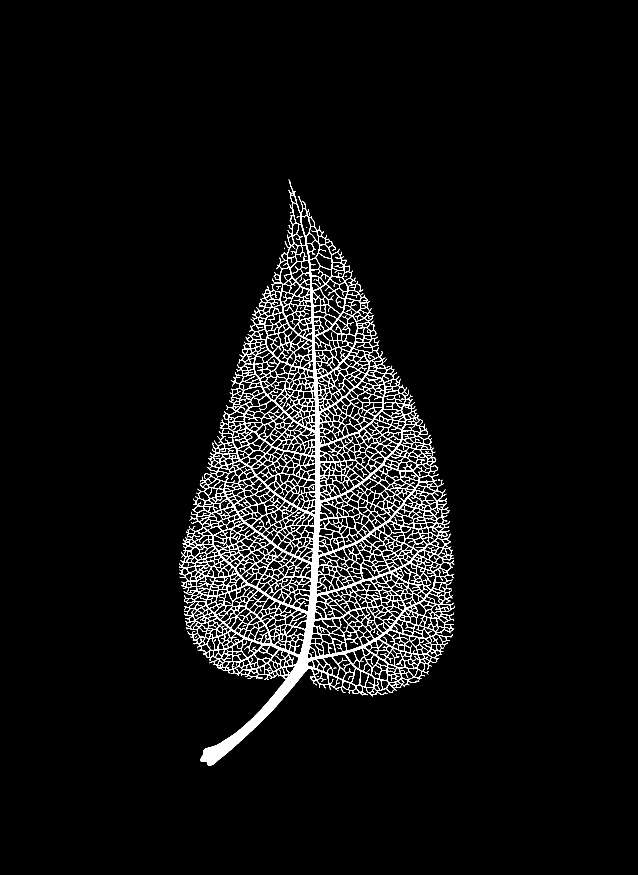
#> input picture data/vein_fl_preds_43/C_1_1_2_bot.png, 2549 x 3500 px, given in place of C_1_1_2_bot.jpeg, which was not available (shown at 1/4 size); the run also reads 1 picture not shown here
$ jupyter execute --allow-errors Figures.ipynb   (text cells are left out)
#> lines starting #> are read from the running program, lines starting #| are printed output that depends on the picture; after the words box and inside, x2 and y2 are one past the last pixel; in counts of white or black regions, pixels touching at a corner belong together; pictures that were not available may be replaced by others from this repository, and a replacement may not be noted
[cell 1]
import os, glob
import numpy as np
import matplotlib
import matplotlib.pyplot as plt
from PIL import Image
from scipy import ndimage
from skimage import measure
from tqdm.notebook import tqdm
from multiprocessing import Pool

[cell 2]
# options
image_path = "../data/images/C_1_1_2_bot.jpeg"
leaf_path = "../data_marion/leaf_preds/C_1_1_2_bot.png"
save_path = "../figures_marion/"
idx = 768
figsize = 5
tick_skip = 400
trace_skip = 5
save = True

# load images
image = np.array(Image.open(image_path), dtype=float) / 255
#> image: shape (3500, 2549, 3) float64; values 0 (black) and 1 (white), 3.5% white; 189 white regions (130 under 20 px), largest, box (x1, y1, x2, y2) and area: (716, 718, 1820, 3063) 308350, (1692, 2572, 1720, 2589) 78, (982, 1505, 1019, 1524) 71
leaf = np.array(Image.open(leaf_path), dtype=float)[:, :, 0] > 128
contour = measure.find_contours(leaf, 0.5)[0]
#> contour = 22441 pairs, first value 717.5 to 3062.5, second value 715.5 to 1818.5
contour = np.concatenate(
    [contour[contour[:, 0].argmin() :], contour[: contour[:, 0].argmin()]]
)

# image constraints
rmin, rmax = 600, 3200
cmin, cmax = 600, 2000
plot_width = figsize
plot_height = (rmax - rmin) / (cmax - cmin) * figsize

# bounding box coordinates
bbox_rows = (np.array([-128, 128, 128, -128, -128]) + contour[idx, 0] - rmin).astype(
    int
)
#> bbox_rows = [219, 475, 475, 219, 219]
bbox_cols = (np.array([-128, -128, 128, 128, -128]) + contour[idx, 1] - cmin).astype(
    int
)
#> bbox_cols = [575, 575, 831, 831, 575]

#
# whole leaf
#

# plot image
fig = plt.figure(figsize=[1.2 * plot_width, 1.2 * plot_height], constrained_layout=True)
plt.imshow(image[rmin:rmax, cmin:cmax], extent=[cmin, cmax, rmax, rmin])
plt.plot(bbox_cols + cmin, bbox_rows + rmin, "k-")
plt.xticks(
    [i * tick_skip for i in range(15)], [i * tick_skip for i in range(15)], fontsize=20
)
plt.yticks(
    [i * tick_skip for i in range(15)], [i * tick_skip for i in range(15)], fontsize=20
)
plt.xlim([cmin, cmax - 1])
plt.ylim([rmax, rmin])
if save:
    plt.savefig(save_path + "figure_1_a.png", dpi=200, bbox_inches="tight")
plt.show()

# plot previous trace
fig = plt.figure(figsize=[plot_width, plot_height], constrained_layout=True)
plt.imshow(image[rmin:rmax, cmin:cmax], alpha=0.3)
plt.plot(contour[5:idx, 1] - cmin, contour[5:idx, 0] - rmin, "k-", linewidth=3)
plt.plot(bbox_cols, bbox_rows, "k-")
plt.xticks([i * tick_skip for i in range(15)], ["" for i in range(15)], fontsize=20)
plt.yticks([i * tick_skip for i in range(15)], ["" for i in range(15)], fontsize=20)
plt.xlim([0, cmax - cmin])
plt.ylim([rmax - rmin, 0])
plt.grid()
if save:
    plt.savefig(save_path + "figure_1_b.png", dpi=200, bbox_inches="tight")
plt.show()

#
# input/output tiles
#

# input tile
tile = image[
    bbox_rows.min() + rmin : bbox_rows.max() + rmin,
    bbox_cols.min() + cmin : bbox_cols.max() + cmin,
]
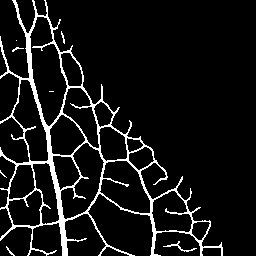
#> tile: shape (256, 256, 3) float64; values 0 (black) and 1 (white), 8.3% white in thin lines or dots, all inside (x1, y1, x2, y2) = (0, 0, 223, 256)

# previous trace
tile_rows = (contour[:idx, 0][::-1] - contour[idx, 0] + 128).astype(int)
#> tile_rows = 768 values, max 133 at index 7, min -102 at index 767, mean 20.33
tile_cols = (contour[:idx, 1][::-1] - contour[idx, 1] + 128).astype(int)
#> tile_cols = 768 values, max 127 at index 0, min -20 at index 767, mean 47.21
for i in range(len(tile_rows)):
    r, c = tile_rows[i], tile_cols[i]
    if r < 0 or r > 255 or c < 0 or c > 255:
        break
#> this loop made 326 passes
#> (r, c) on passes 1 to 3: (128, 127), (129, 127), (130, 127)
tile_rows, tile_cols = tile_rows[:i], tile_cols[:i]
#> tile_rows = 325 values, max 133 at index 7, min 0 at index 323, mean 74.57; tile_cols = 325 values, max 127 at index 0, min 45 at index 323, mean 84.97

# prediction
pred_rows = (contour[idx:, 0] - contour[idx, 0] + 128).astype(int)
pred_cols = (contour[idx:, 1] - contour[idx, 1] + 128).astype(int)
for i in range(len(pred_rows)):
    r, c = pred_rows[i], pred_cols[i]
    if r < 0 or r > 255 or c < 0 or c > 255:
        break
#> this loop made 536 passes
#> (r, c) on passes 1 to 3: (128, 128), (127, 128), (126, 128)
pred_rows, pred_cols = pred_rows[:i], pred_cols[:i]
#> pred_rows = 535 values, max 255 at index 534, min 119 at index 11, mean 186.3; pred_cols = 535 values, max 222 at index 524, min 126 at index 35, mean 171.3

# tile image
fig = plt.figure(
    figsize=[1.1 * plot_height, 1.1 * plot_height], constrained_layout=True
)
fig.add_subplot(1, 1, 1)
plt.imshow(tile)
plt.xticks([0, 64, 128, 192, 255], [0, 64, 128, 192, 255], fontsize=30)
plt.yticks([0, 64, 128, 192, 255], [0, 64, 128, 192, 255], fontsize=30)
plt.xlim([0, 255])
plt.ylim([255, 0])
if save:
    plt.savefig(save_path + "figure_1_c.png", dpi=200, bbox_inches="tight")
plt.show()

# tile trace
fig = plt.figure(figsize=[plot_height, plot_height], constrained_layout=True)
fig.add_subplot(1, 1, 1)
plt.imshow(tile, alpha=0.3)
plt.plot(tile_cols[::trace_skip], tile_rows[::trace_skip], "ko", markersize=10)
plt.xticks([i * 64 for i in range(5)], ["" for i in range(5)])
plt.yticks([i * 64 for i in range(5)], ["" for i in range(5)])
plt.xlim([0, 255])
plt.ylim([255, 0])
plt.xticks(fontsize=20)
plt.yticks(fontsize=20)
plt.grid()
if save:
    plt.savefig(save_path + "figure_1_d.png", dpi=200, bbox_inches="tight")
plt.show()

# tile prediction
fig = plt.figure(
    figsize=[1.1 * plot_height, 1.1 * plot_height], constrained_layout=True
)
fig.add_subplot(1, 1, 1)
plt.imshow(tile, alpha=0.3)
plt.plot([0, 255], [128, 128], "-", c="gray", linewidth=2)
plt.plot([128, 128], [0, 255], "-", c="gray", linewidth=2)
plt.plot(pred_cols[::trace_skip], pred_rows[::trace_skip], "ko", markersize=10)
plt.xticks([0, 64, 128, 192, 255], [0, 64, 128, 192, 255], fontsize=30)
plt.yticks([0, 64, 128, 192, 255], [0, 64, 128, 192, 255], fontsize=30)
plt.xlim([0, 255])
plt.ylim([255, 0])
plt.grid()
if save:
    plt.savefig(save_path + "figure_1_e.png", dpi=200, bbox_inches="tight")
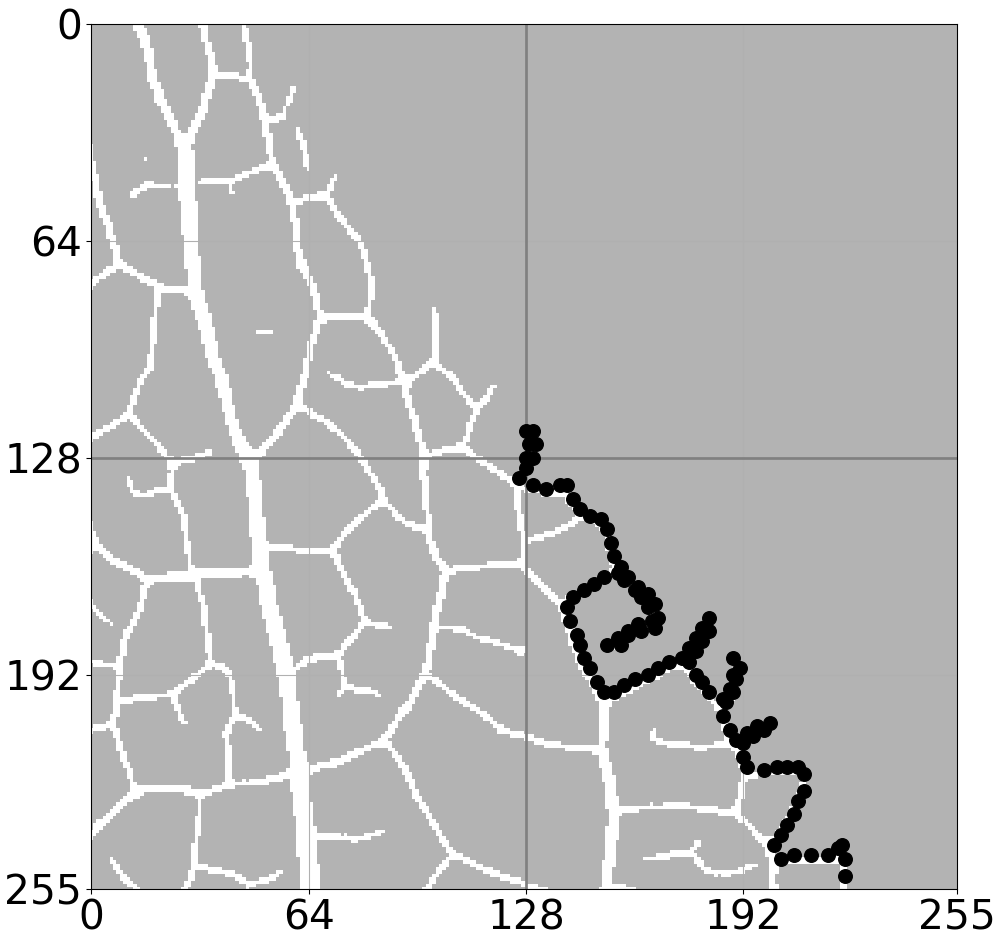
#> figure drawn by matplotlib, 1 panel
plt.show()

[cell 3]
# options
run_path = "../results/20260601-112025-063664/"
image_path = "../data/images/C_1_1_2_bot.jpeg"
vein_path = run_path + "vein_fl_preds/C_1_1_2_bot.png"
prob_path = run_path + "vein_fl_probs/C_1_1_2_bot.png"
save_path = "../figures_marion/"
figsize = 5
tick_skip = 400
save = True

# load images
image = np.array(Image.open(image_path), dtype=float) / 255
vein = np.array(Image.open(vein_path), dtype=float)[:, :, 0] > 128
prob = np.array(Image.open(prob_path), dtype=float) / 255

# image constraints
rmin, rmax = 600, 3200
cmin, cmax = 600, 2000
plot_width = figsize
plot_height = (rmax - rmin) / (cmax - cmin) * figsize

# bounding box coordinates
bbox_rows = np.array([-64, 64, 64, -64, -64])
bbox_cols = np.array([-64, -64, 64, 64, -64])

# seed locations
seeds = np.array(
    [
        [142, 548],
        [322, 637],
        [378, 560],
        [520, 490],
        [566, 646],
        [614, 654],
        [957, 518],
        [1064, 995],
        [1160, 660],
        [1341, 830],
        [1366, 555],
        [1590, 336],
        [1829, 557],
        [1898, 740],
        [2001, 787],
        [2169, 861],
        [2175, 834],
        [2297, 391],
    ]
)
seeds = seeds[np.argsort(seeds[:, 0])]

#
# plot whole leaf
#

fig = plt.figure(figsize=[1.2 * plot_width, 1.2 * plot_height], constrained_layout=True)
plt.imshow(image[rmin:rmax, cmin:cmax], extent=[cmin, cmax, rmax, rmin])
for i, seed in enumerate(seeds):
    plt.plot(seed[1] + cmin, seed[0] + rmin, "k.")
    plt.plot(bbox_cols + seed[1] + cmin, bbox_rows + seed[0] + rmin, "k-")
    if i == 6 * 3 - 1:
        break
plt.xticks(
    [i * tick_skip for i in range(15)], [i * tick_skip for i in range(15)], fontsize=15
)
plt.yticks(
    [i * tick_skip for i in range(15)], [i * tick_skip for i in range(15)], fontsize=15
)
plt.xlim([cmin, cmax - 1])
plt.ylim([rmax, rmin])
if save:
    plt.savefig(save_path + "figure_2_a.png", dpi=200, bbox_inches="tight")
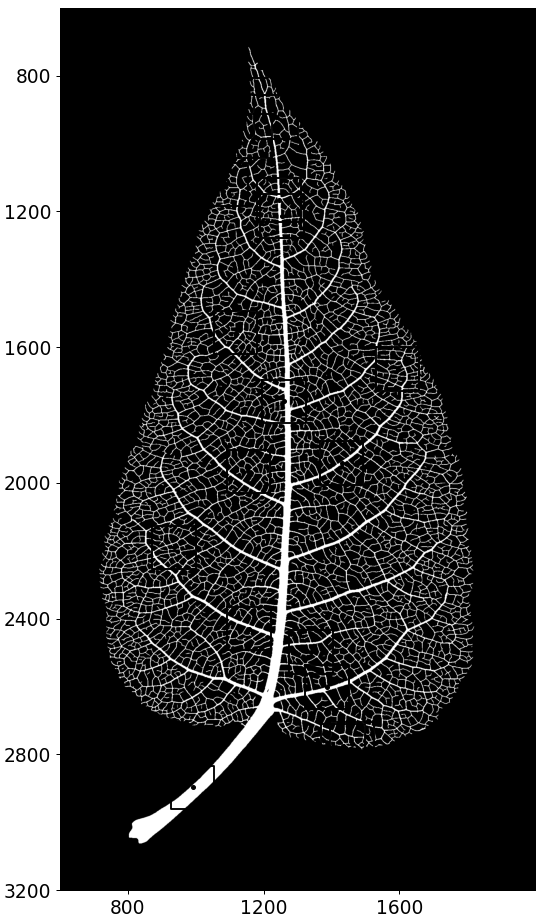
#> figure drawn by matplotlib, 1 panel
plt.show()

#
# input tiles
#

fig = plt.figure(figsize=[1.2 * plot_width, 1.2 * plot_height], constrained_layout=True)
for i, seed in enumerate(seeds):
    # plot tile
    ax = fig.add_subplot(6, 3, i + 1)
    plt.imshow(
        image[rmin:rmax, cmin:cmax][
            seed[0] - 64 : seed[0] + 64, seed[1] - 64 : seed[1] + 64
        ]
    )
    plt.plot([60, 68, 68, 60, 60], [60, 60, 68, 68, 60], "k-", linewidth=2)
    plt.xlim([0, 127])
    plt.ylim([127, 0])

    # format axes
    if np.mod(i, 3) == 0 and i >= 15:
        plt.yticks([0, 64, 127], [0, 64, 127], fontsize=15)
        plt.xticks([0, 64, 127], [0, 64, 127], fontsize=15)
    elif np.mod(i, 3) == 0:
        plt.yticks([0, 64, 127], [0, 64, 127], fontsize=15)
        plt.xticks([0, 64, 127], ["", "", ""], fontsize=15)
    elif i >= 15:
        plt.yticks([0, 64, 127], ["", "", ""], fontsize=15)
        plt.xticks([0, 64, 127], [0, 64, 127], fontsize=15)
    else:
        plt.yticks([0, 64, 127], ["", "", ""], fontsize=15)
        plt.xticks([0, 64, 127], ["", "", ""], fontsize=15)
    if i == 6 * 3 - 1:
        break

if save:
    plt.savefig(save_path + "figure_2_b.png", dpi=200, bbox_inches="tight")
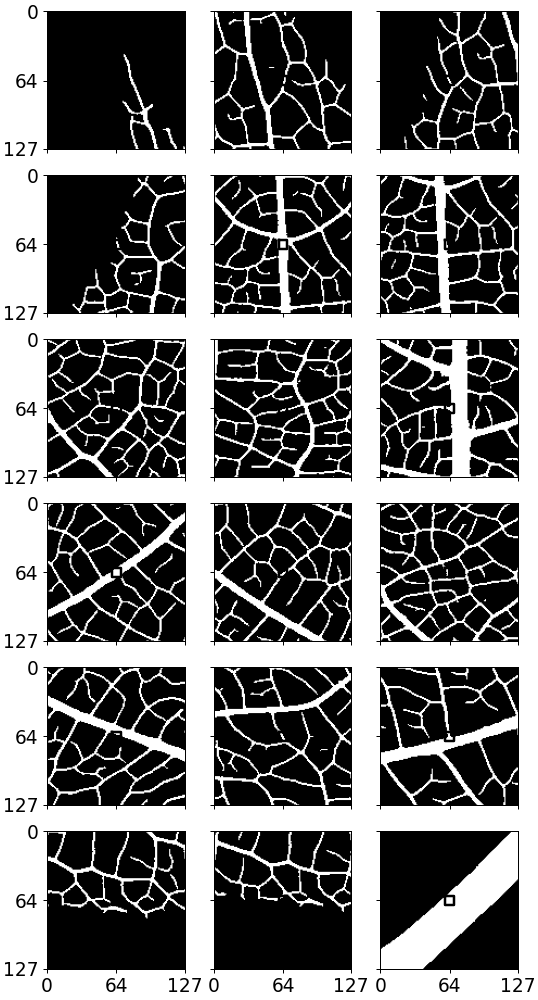
#> figure drawn by matplotlib, 18 panels
plt.show()

#
# output tiles
#

fig = plt.figure(figsize=[1.2 * plot_width, 1.2 * plot_height], constrained_layout=True)
#> (the rest of this cell did not finish here and is left out)

[cell 4]
# options
image_path = "../data/images/C_1_1_2_bot.jpeg"
leaf_path = "../data_marion/leaf_unet_preds/C_1_1_2_bot.png"
save_path = "../figures_marion/"
figsize = 5
tick_skip = 400
save = True

# load images
image = np.array(Image.open(image_path), dtype=float) / 255
leaf = np.array(Image.open(leaf_path), dtype=float)[:, :, 0] / 255

# image constraints
rmin, rmax = 600, 3200
cmin, cmax = 600, 2000
plot_width = figsize
plot_height = (rmax - rmin) / (cmax - cmin) * figsize

# bounding box coordinates
w = 256
bbox_rows = np.array([-w // 2, w // 2, w // 2, -w // 2, -w // 2])
bbox_cols = np.array([-w // 2, -w // 2, w // 2, w // 2, -w // 2])

# seed locations
r_cent = w + w // 2 + 40
c_cent = (cmax - cmin) // 2 - 80
seeds = []
for i in [-1, 0, 1]:
    for j in [-1, 0, 1]:
        r = r_cent + i * (w) + i * 20
        c = c_cent + j * (w) + j * 20
        seeds.append([r, c])
#> after the loop, seeds = [[148, 344], [148, 620], [148, 896], [424, 344], [424, 620], [424, 896], [700, 344], [700, 620], [700, 896]]
seeds = np.array(seeds)

#
# plot whole leaf
#

fig = plt.figure(figsize=[1.2 * plot_width, 1.2 * plot_height], constrained_layout=True)
plt.imshow(image[rmin:rmax, cmin:cmax], extent=[cmin, cmax, rmax, rmin])
for i, seed in enumerate(seeds):
    plt.plot(bbox_cols + seed[1] + cmin, bbox_rows + seed[0] + rmin, "k-")
#> this loop made 9 passes
plt.xticks(
    [i * tick_skip for i in range(15)], [i * tick_skip for i in range(15)], fontsize=15
)
plt.yticks(
    [i * tick_skip for i in range(15)], [i * tick_skip for i in range(15)], fontsize=15
)
plt.xlim([cmin, cmax - 1])
plt.ylim([rmax, rmin])
if save:
    plt.savefig(save_path + "figure_3_1_a.png", dpi=200, bbox_inches="tight")
plt.show()

#
# input tiles
#

fig = plt.figure(figsize=[1.2 * plot_width, 1.2 * plot_height], constrained_layout=True)
for i, seed in enumerate(seeds):
    # plot tile
    ax = fig.add_subplot(6, 3, i + 1)
    plt.imshow(
        image[rmin:rmax, cmin:cmax][
            seed[0] - w // 2 : seed[0] + w // 2, seed[1] - w // 2 : seed[1] + w // 2
        ]
    )
    plt.xlim([0, w - 1])
    plt.ylim([w - 1, 0])

    # format axes
    if np.mod(i, 3) == 0 and i >= 6:
        plt.yticks(
            np.arange(0, w + 1, w // 2), np.arange(0, w + 1, w // 2), fontsize=15
        )
        plt.xticks(
            np.arange(0, w + 1, w // 2), np.arange(0, w + 1, w // 2), fontsize=15
        )
    elif np.mod(i, 3) == 0:
        plt.yticks(
            np.arange(0, w + 1, w // 2), np.arange(0, w + 1, w // 2), fontsize=15
        )
        plt.xticks(
            np.arange(0, w + 1, w // 2),
            ["" for _ in np.arange(0, w + 1, w // 2)],
            fontsize=15,
        )
    elif i >= 6:
        plt.yticks(
            np.arange(0, w + 1, w // 2),
            ["" for _ in np.arange(0, w + 1, w // 2)],
            fontsize=15,
        )
        plt.xticks(
            np.arange(0, w + 1, w // 2), np.arange(0, w + 1, w // 2), fontsize=15
        )
    else:
        plt.yticks(
            np.arange(0, w + 1, w // 2),
            ["" for _ in np.arange(0, w + 1, w // 2)],
            fontsize=15,
        )
        plt.xticks(
            np.arange(0, w + 1, w // 2),
            ["" for _ in np.arange(0, w + 1, w // 2)],
            fontsize=15,
        )

if save:
    plt.savefig(save_path + "figure_3_1_b.png", dpi=200, bbox_inches="tight")
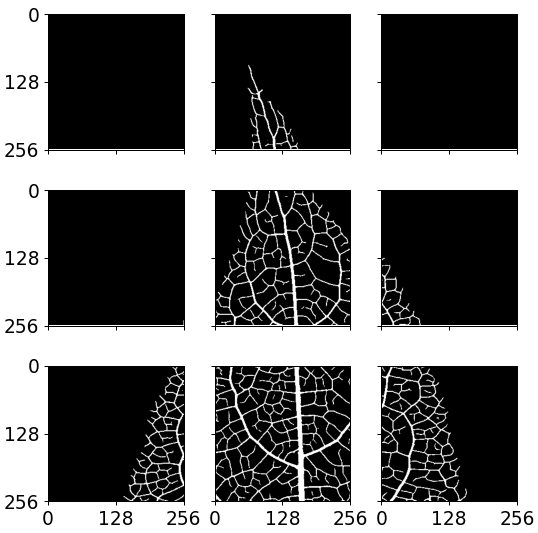
#> figure drawn by matplotlib, 9 panels
plt.show()
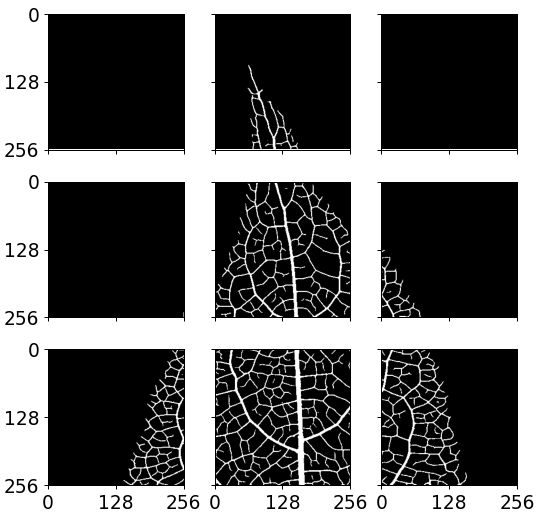
#> figure drawn by matplotlib, 9 panels

#
# output tiles
#

fig = plt.figure(figsize=[1.2 * plot_width, 1.2 * plot_height], constrained_layout=True)
for i, seed in enumerate(seeds):
    # format output tile
    n_chunks = 5
    tile = leaf[rmin:rmax, cmin:cmax][
        seed[0] - w // 2 : seed[0] + w // 2, seed[1] - w // 2 : seed[1] + w // 2
    ]
    tile = (tile[:, :, None] > np.arange(1, n_chunks + 1)[None, None] / n_chunks).sum(
        -1
    ) / (n_chunks - 1)

    # plot tile
    ax = fig.add_subplot(6, 3, i + 1)
    plt.imshow(tile, cmap="plasma", vmin=0, vmax=1)

    # format axes
    if np.mod(i, 3) == 0 and i >= 6:
        plt.yticks(
            np.arange(0, w + 1, w // 2), np.arange(0, w + 1, w // 2), fontsize=15
        )
        plt.xticks(
            np.arange(0, w + 1, w // 2), np.arange(0, w + 1, w // 2), fontsize=15
        )
    elif np.mod(i, 3) == 0:
        plt.yticks(
            np.arange(0, w + 1, w // 2), np.arange(0, w + 1, w // 2), fontsize=15
        )
        plt.xticks(
            np.arange(0, w + 1, w // 2),
            ["" for _ in np.arange(0, w + 1, w // 2)],
            fontsize=15,
        )
    elif i >= 6:
        plt.yticks(
            np.arange(0, w + 1, w // 2),
            ["" for _ in np.arange(0, w + 1, w // 2)],
            fontsize=15,
        )
        plt.xticks(
            np.arange(0, w + 1, w // 2), np.arange(0, w + 1, w // 2), fontsize=15
        )
    else:
        plt.yticks(
            np.arange(0, w + 1, w // 2),
            ["" for _ in np.arange(0, w + 1, w // 2)],
            fontsize=15,
        )
        plt.xticks(
            np.arange(0, w + 1, w // 2),
            ["" for _ in np.arange(0, w + 1, w // 2)],
            fontsize=15,
        )
#> this loop made 9 passes
#> pass 2, `tile = leaf[rmin:rmax, cmin:cmax][ seed[0] - w // 2 : seed[0] + w // 2..`:
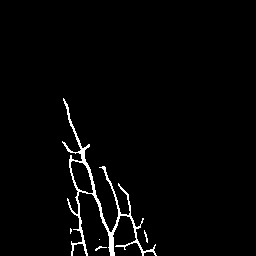
#> tile: shape (256, 256) float64; values 0 (black) and 1 (white), 2.2% white in thin lines or dots, all inside (x1, y1, x2, y2) = (62, 98, 157, 256)
#> after the loop:
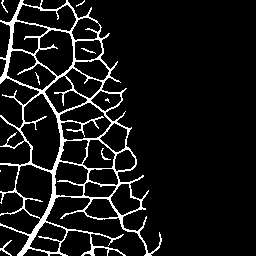
#> tile: shape (256, 256) float64; values 0 (black) and 1 (white), 8.9% white in thin lines or dots, all inside (x1, y1, x2, y2) = (0, 0, 162, 256)

if save:
    plt.savefig(save_path + "figure_3_1_c.png", dpi=200, bbox_inches="tight")
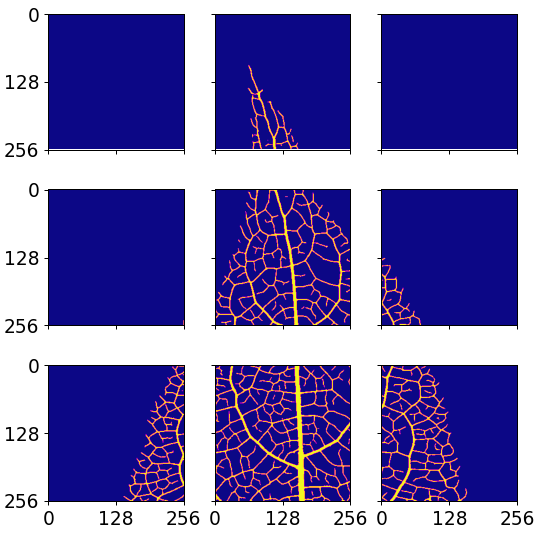
#> figure drawn by matplotlib, 9 panels
plt.show()
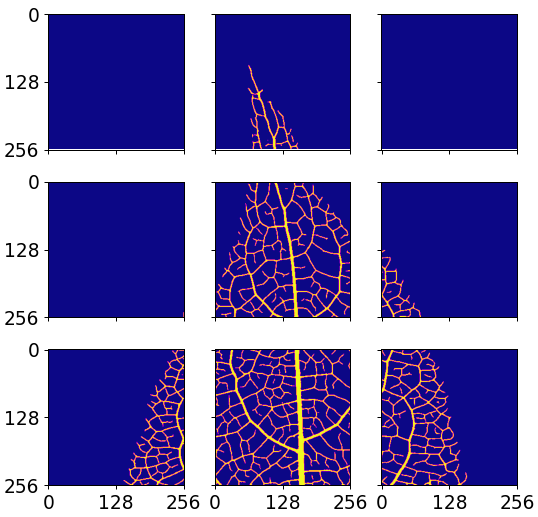
#> figure drawn by matplotlib, 9 panels

#
# colorbar
#

fig = plt.figure(
    figsize=[1.2 * plot_height / 12, 1.2 * plot_height], constrained_layout=True
)
ax = fig.add_subplot(1, 1, 1)
colorbar = (np.arange(n_chunks) / (n_chunks - 1))[:, None]
#> colorbar = [0, 0.25, 0.5, 0.75, 1]
plt.imshow(colorbar, cmap="plasma", vmin=0, vmax=1, aspect="auto")
ax.yaxis.tick_right()
plt.yticks(
    np.arange(n_chunks + 1) - 0.5, np.arange(n_chunks + 1) / n_chunks, fontsize=15
)
plt.xticks([])
plt.ylim([-0.5, n_chunks - 0.5])
if save:
    plt.savefig(save_path + "figure_3_1_d.png", dpi=200, bbox_inches="tight")
#> (the rest of the program and of its run is left out)
